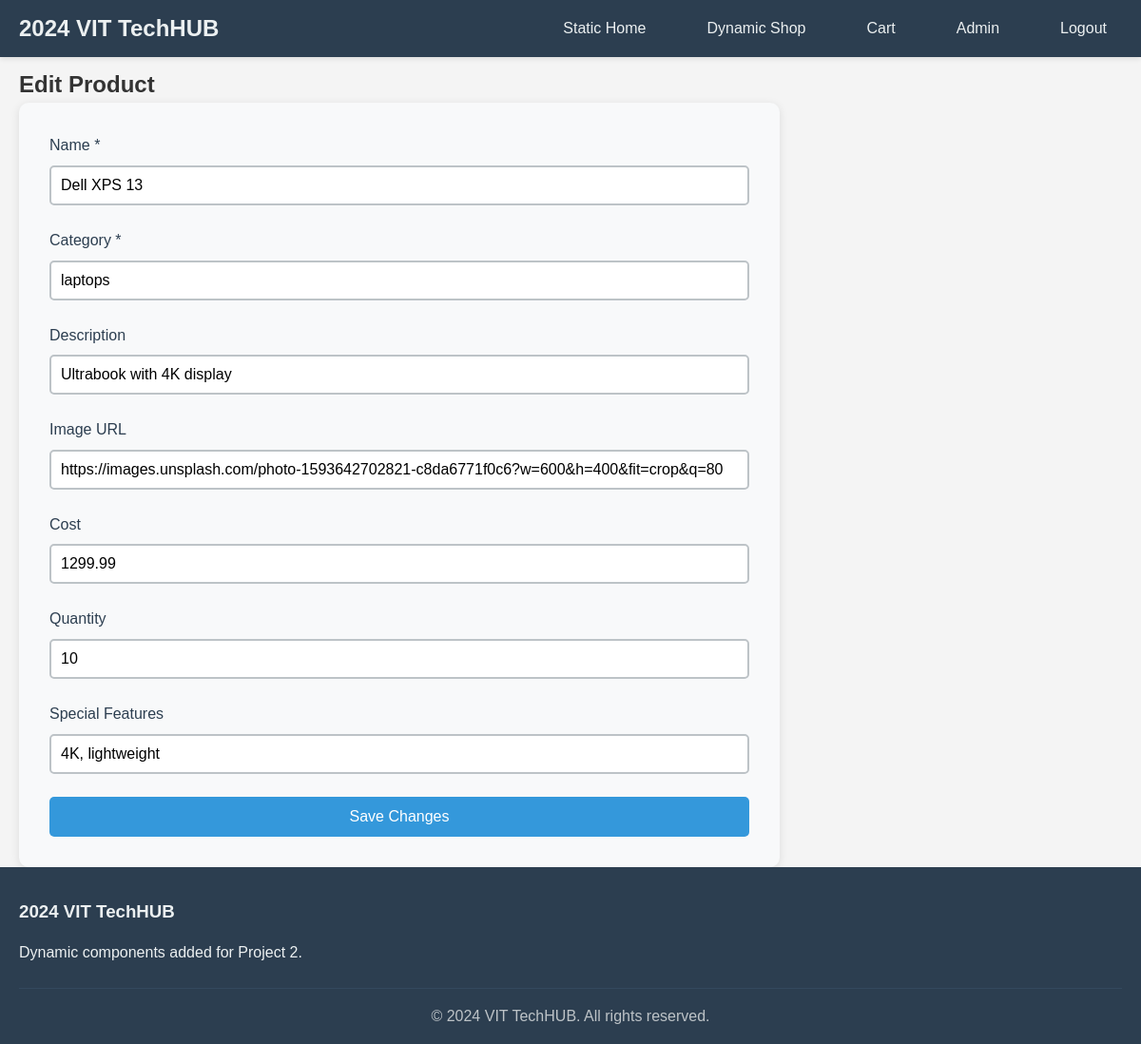
Page /admin/product_edit.php?id=1 (signed in) on the committed database.
### tables this page shows
CREATE TABLE products (
  product_id INT AUTO_INCREMENT PRIMARY KEY,
  category_id INT NOT NULL,
  name VARCHAR(150) NOT NULL,
  description TEXT,
  image VARCHAR(255),
  cost DECIMAL(10,2) NOT NULL DEFAULT 0.00,
  quantity INT NOT NULL DEFAULT 0,
  special_features VARCHAR(255),
  created_at TIMESTAMP DEFAULT CURRENT_TIMESTAMP,
  CONSTRAINT fk_products_category FOREIGN KEY (category_id) REFERENCES categories(category_id)
);

CREATE TABLE categories (
  category_id INT AUTO_INCREMENT PRIMARY KEY,
  category_name VARCHAR(100) NOT NULL UNIQUE,
  description TEXT
);

### includes/helpers.php (called while the page is built, shortened)
<?php
function h($s){ return htmlspecialchars((string)$s, ENT_QUOTES, 'UTF-8'); }

### admin/product_edit.php (the view, shortened to what this page needs)
<?php
require_once __DIR__ . '/../includes/db_connect.php';
require_once __DIR__ . '/../includes/helpers.php';
$pid = (int)($_GET['id'] ?? 0);
$stmt = $pdo->prepare("SELECT p.*, c.category_name FROM products p JOIN categories c ON p.category_id=c.category_id WHERE p.product_id=?");
$stmt->execute([$pid]);
$p = $stmt->fetch();
include __DIR__ . '/../includes/header.php';
?>
<section class="container">
  <h2>Edit Product</h2>
  <form method="post" class="contact-form" style="max-width:800px">
    <div class="form-group"><label>Name *</label><input name="name" value="<?=h($p['name'])?>" required></div>
    <div class="form-group"><label>Category *</label><input name="category" value="<?=h($p['category_name'])?>" required></div>
    <div class="form-group"><label>Description</label><input name="description" value="<?=h($p['description'])?>"></div>
    <div class="form-group"><label>Image URL</label><input name="image" value="<?=h($p['image'])?>"></div>
    <div class="form-group"><label>Cost</label><input name="cost" type="number" step="0.01" value="<?=h($p['cost'])?>"></div>
    <div class="form-group"><label>Quantity</label><input name="quantity" type="number" value="<?=h($p['quantity'])?>"></div>
    <div class="form-group"><label>Special Features</label><input name="special_features" value="<?=h($p['special_features'])?>"></div>
    <button class="submit-btn" type="submit">Save Changes</button>
  </form>
</section>
<?php include __DIR__ . '/../includes/footer.php'; ?>

### styles.css (style rules this page uses)
* { margin: 0; padding: 0; box-sizing: border-box; }
body { font-family: Arial, sans-serif; line-height: 1.6; color: #333; background-color: #f4f4f4; }
.container { max-width: 1200px; margin: 0 auto; padding: 0 20px; }
.contact-form { background: #f8f9fa; padding: 2rem; border-radius: 10px; box-shadow: 0 2px 10px rgba(0,0,0,0.1); }
.form-group { margin-bottom: 1.5rem; }
.form-group label { display: block; margin-bottom: 0.5rem; color: #2c3e50; font-weight: 500; }
.form-group input, .form-group textarea { width: 100%; padding: 10px; border: 2px solid #bdc3c7; border-radius: 5px; font-size: 1rem; transition: border-color 0.3s ease; font-family: inherit; }
.submit-btn { background-color: #3498db; color: white; border: none; padding: 12px 30px; border-radius: 5px; cursor: pointer; font-size: 1rem; font-weight: 500; transition: all 0.3s ease; width: 100%; }

### rows in the picture
products: name "Dell XPS 13", category "laptops", description "Ultrabook with 4K display", image "https://images.unsplash.com/photo-1593642702821-c8da6771f0c6?w=600&h=400&fit=crop&q=80", cost "1299.99", quantity "10", special_features "4K, lightweight"
